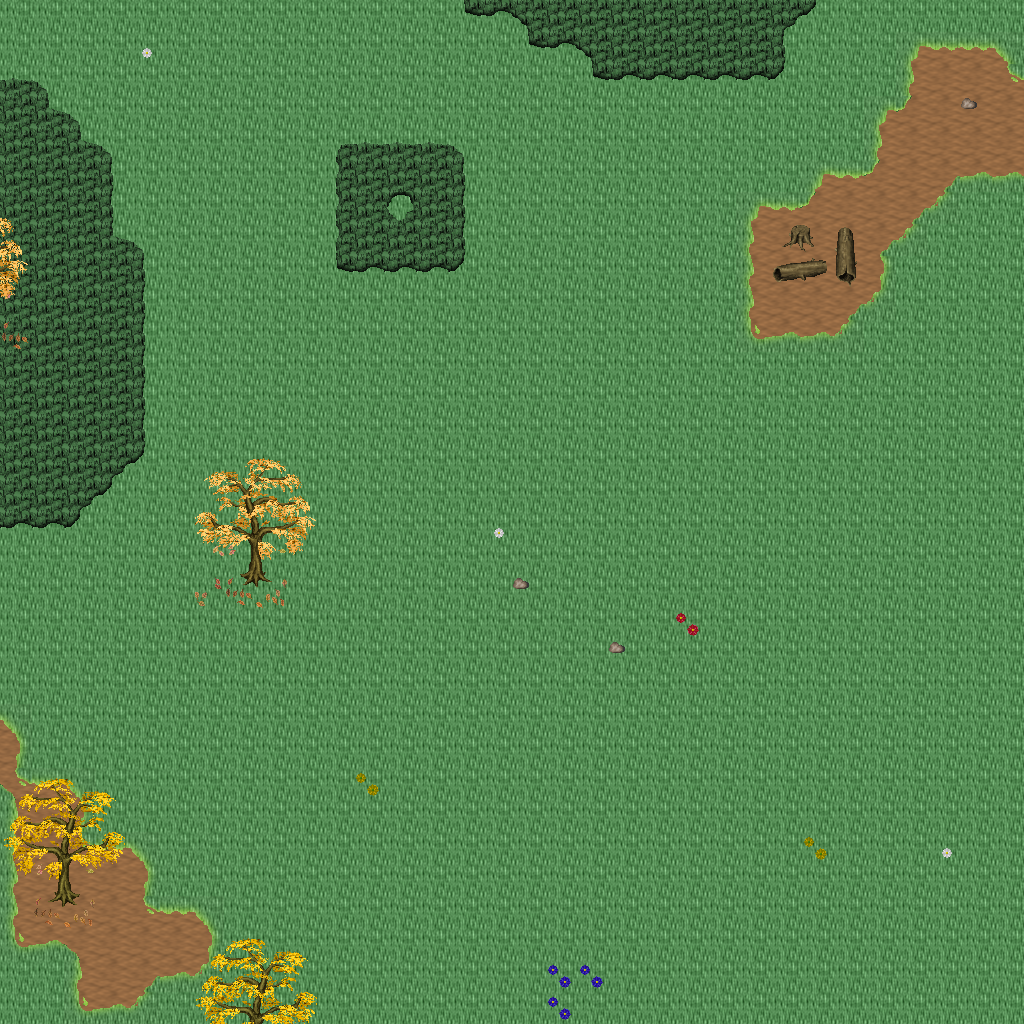

This game map was drawn from its Tiled (.tmx) file and the tilesets committed beside it. A one-line description and the trimmed map source follow:
An orthogonal 32x32 tile map with 32x32 px tiles, 5 tile layers (Ground, Objects, Objects2, Above, ...), 1 hidden layer not drawn, 20 tilesets.

<map version="1.10" tiledversion="1.11.0" orientation="orthogonal" renderorder="right-down" width="32" height="32" tilewidth="32" tileheight="32" infinite="0" nextlayerid="11" nextobjectid="1">
 <tileset firstgid="1" name="logic_collision" tilewidth="32" tileheight="32" tilecount="1" columns="1">
  <image source="../drawable/logic_collision.png" width="32" height="32" />
 </tileset>
 <tileset firstgid="2" name="ground_ground" tilewidth="32" tileheight="32" tilecount="33" columns="3">
  <image source="../drawable/ground_ground.png" width="96" height="352" />
 </tileset>
 <tileset firstgid="35" name="ground_rock_pebbles" tilewidth="32" tileheight="32" tilecount="3" columns="1">
  <image source="../drawable/ground_rock_pebbles.png" width="32" height="96" />
 </tileset>
 <tileset firstgid="38" name="ground_grass_corners" tilewidth="32" tileheight="32" tilecount="24" columns="6">
  <image source="../drawable/ground_grass_corners.png" width="192" height="128" />
 </tileset>
 <tileset firstgid="62" name="ground_grass_edges" tilewidth="32" tileheight="32" tilecount="36" columns="12">
  <image source="../drawable/ground_grass_edges.png" width="384" height="96" />
 </tileset>
 <tileset firstgid="98" name="ground_grass_2" tilewidth="32" tileheight="32" tilecount="21" columns="3">
  <image source="../drawable/ground_grass_2.png" width="96" height="224" />
 </tileset>
 <tileset firstgid="119" name="plant_leaves" tilewidth="32" tileheight="32" tilecount="8" columns="4">
  <image source="../drawable/plant_leaves.png" width="128" height="64" />
 </tileset>
 <tileset firstgid="127" name="plant_tree_tree_darkgreen" tilewidth="32" tileheight="32" tilecount="88" columns="8">
  <image source="../drawable/plant_tree_tree_darkgreen.png" width="256" height="352" />
 </tileset>
 <tileset firstgid="215" name="plant_tree_fall_trees" tilewidth="32" tileheight="32" tilecount="40" columns="8">
  <image source="../drawable/plant_tree_fall_trees.png" width="256" height="160" />
 </tileset>
 <tileset firstgid="255" name="plant_tree_pine_tree" tilewidth="32" tileheight="32" tilecount="20" columns="4">
  <image source="../drawable/plant_tree_pine_tree.png" width="128" height="160" />
 </tileset>
 <tileset firstgid="275" name="plant_stump_hollow_logs" tilewidth="32" tileheight="32" tilecount="6" columns="3">
  <image source="../drawable/plant_stump_hollow_logs.png" width="96" height="64" />
 </tileset>
 <tileset firstgid="281" name="plant_stump_small_stump" tilewidth="32" tileheight="32" tilecount="4" columns="2">
  <image source="../drawable/plant_stump_small_stump.png" width="64" height="64" />
 </tileset>
 <tileset firstgid="285" name="plant_stump_stump_purple" tilewidth="32" tileheight="32" tilecount="4" columns="2">
  <image source="../drawable/plant_stump_stump_purple.png" width="64" height="64" />
 </tileset>
 <tileset firstgid="289" name="plant_flower_daisy_blue" tilewidth="32" tileheight="32" tilecount="8" columns="2">
  <image source="../drawable/plant_flower_daisy_blue.png" width="64" height="128" />
 </tileset>
 <tileset firstgid="297" name="plant_flower_daisy_red" tilewidth="32" tileheight="32" tilecount="8" columns="2">
  <image source="../drawable/plant_flower_daisy_red.png" width="64" height="128" />
 </tileset>
 <tileset firstgid="305" name="plant_flower_daisy_white" tilewidth="32" tileheight="32" tilecount="8" columns="2">
  <image source="../drawable/plant_flower_daisy_white.png" width="64" height="128" />
 </tileset>
 <tileset firstgid="313" name="plant_flower_daisy_yellow" tilewidth="32" tileheight="32" tilecount="8" columns="2">
  <image source="../drawable/plant_flower_daisy_yellow.png" width="64" height="128" />
 </tileset>
 <tileset firstgid="321" name="logic_creature_animal" tilewidth="32" tileheight="32" tilecount="32" columns="8">
  <image source="../drawable/logic_creature_animal.png" width="256" height="128" />
 </tileset>
 <tileset firstgid="353" name="logic_creature_reptile" tilewidth="32" tileheight="32" tilecount="7" columns="7">
  <image source="../drawable/logic_creature_reptile.png" width="224" height="32" />
 </tileset>
 <tileset firstgid="360" name="logic_creature_fowl" tilewidth="32" tileheight="32" tilecount="6" columns="6">
  <image source="../drawable/logic_creature_fowl.png" width="192" height="32" />
 </tileset>
 <layer id="1" name="Ground" width="32" height="32">
  <data>[1024 cells, 1024 non-empty, 3 distinct tile ids]</data>
 </layer>
 <layer id="2" name="Objects" width="32" height="32">
  <data>[1024 cells, 138 non-empty, 39 distinct tile ids]</data>
 </layer>
 <layer id="3" name="Objects2" width="32" height="32">
  <data>[1024 cells, 13 non-empty, 7 distinct tile ids]</data>
 </layer>
 <layer id="4" name="Above" width="32" height="32">
  <data>[1024 cells, 48 non-empty, 32 distinct tile ids]</data>
 </layer>
 <layer id="5" name="Above2" width="32" height="32">
  <data>[1024 cells, 0 non-empty, 0 distinct tile ids]</data>
 </layer>
 <layer id="6" name="Walkable" width="32" height="32" visible="0">
  <data>[1024 cells, 10 non-empty, 1 distinct tile ids]</data>
 </layer>
 <objectgroup id="7" name="Mapevents" />
 <objectgroup id="8" name="Spawn" />
 <objectgroup id="9" name="Keys" />
 <objectgroup id="10" name="Replace" />
</map>
